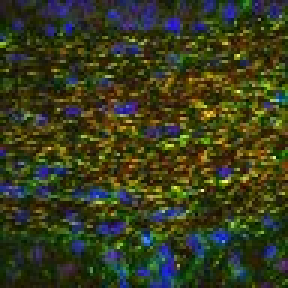
#> input picture studies/nor/web/drive_thumbs/10jC8411tLLA3QDxjRaLrItSZYPUoh3si.jpg, 96 x 96 px (shown 3 times larger)
$ python nor3.py ../web/drive_thumbs/10jC8411tLLA3QDxjRaLrItSZYPUoh3si.jpg ../web/drive_thumbs/11ZyrnqdF_mX6HOfuJqYSqKUAstN6doDV.jpg
#> lines starting #> are read from the running program, lines starting #| are printed output that depends on the picture; after the words box and inside, x2 and y2 are one past the last pixel; in counts of white or black regions, pixels touching at a corner belong together
### studies/nor/detection/naive_nor.py
"""Naive first pass: border every suspected green-red-green triplet on the red-green image.

python3 naive_nor.py INPUT OUTDIR [--blue-mask]   (INPUT: 3-channel ImageJ TIFF, or an RGB PNG with red=Nav, green=Caspr)

--blue-mask blanks bright DAPI (nuclei) out of the red and green channels before detection and
leaves those pixels out of the thresholds, so red specks inside nuclei stop reading as nodes.
"""
import sys, os, math
import numpy as np
from scipy import ndimage as ndi
from PIL import Image, ImageDraw
import nor

def load(path):
    if path.lower().endswith(('.tif', '.tiff')):
        import tifffile
        with tifffile.TiffFile(path) as t:
            a = t.asarray().astype(np.float64)          # C,Y,X
            luts = (t.imagej_metadata or {}).get('LUTs')
            um = um_per_px(t.pages[0])
        if not luts or a.ndim != 3 or len(a) != 3:
            raise ValueError('expected a 3-channel ImageJ TIFF with display colours (LUTs)')
        cols = []
        for l in luts:
            l = np.asarray(l); cols.append('rgb'[int(np.argmax(l[:, -1]))])
        # by role, never by display colour (data/README.md): Caspr is the green-displayed channel,
        # DAPI the other channel of large blobs, Nav the rest
        g = cols.index('g')
        dapi = max((k for k in range(3) if k != g), key=lambda k: blob_area(a[k]))
        r = 3 - g - dapi
        print('display colours', cols, 'dapi ch', dapi, '-> caspr(green) ch', g, 'nav ch', r)
        return a[g], a[r], um, a[dapi]
    with Image.open(path) as f:
        im = np.asarray(f.convert('RGB')).astype(np.float64)
    return im[..., 1], im[..., 0], None, im[..., 2]

def um_per_px(page, tag='XResolution'):
    res = page.tags.get(tag)
    return 1 / res.value[0] * res.value[1] if res and res.value[0] else None


# [4 lines left out: function blob_area, not called in this run]

def to8(c):
    lo, hi = np.quantile(c, 0.005), np.quantile(c, 0.998)
    return (np.clip((c - lo) / (hi - lo), 0, 1) * 255).astype(np.uint8)

BLUE_FRAC_OF_OTSU = 0.45   # Otsu alone hugs only the nucleus core; this catches its dim rim too
BLUE_GROW = 2              # px dilation past the threshold edge
BLUE_MIN_AREA = 30         # px; smaller bright-blue specks are not nuclei


def blue_mask(dapi):
    """Bright-blue (nucleus) pixels: blurred DAPI above a fraction of its Otsu level, holes filled."""
    from skimage.filters import threshold_otsu
    b = ndi.gaussian_filter(dapi, 2)
    m = b > BLUE_FRAC_OF_OTSU * threshold_otsu(b)
    lab, n = ndi.label(m)
    sizes = ndi.sum(m, lab, range(1, n + 1))
    m = np.isin(lab, 1 + np.nonzero(sizes >= BLUE_MIN_AREA)[0])
    m = ndi.binary_fill_holes(m)
    return ndi.binary_dilation(m, iterations=BLUE_GROW)


SHAPE_LEVEL = 0.7          # outline threshold, as a fraction of the detection thresholds


# [81 lines left out: functions element_mask, main, not called in this run]

# [2 lines that do not run on import are left out]

### studies/nor/detection/nor.py
"""Scale-free Caspr-Nav-Caspr node detector + transform-invariance harness (prototype).

Every decision rule is expressed in units the image measures for itself (R1): the unit is the
median Caspr component major-axis length, so nothing here carries a pixel or micrometre constant.
"""
import numpy as np
from scipy import ndimage as ndi

# ---------------------------------------------------------------- channels

# [6 lines left out: function load, not called in this run]


def quantile_valid(chan, q, valid=None):
    """Quantile over the imaged area only, so canvas padding cannot move the threshold."""
    v = chan if valid is None else chan[valid]
    if v.size == 0:
        v = chan
    return float(np.quantile(v, q))


def norm(c, valid=None):
    """Robust percentile normalisation: relative, so it survives a change of exposure or scale."""
    lo = quantile_valid(c, 0.01, valid); hi = quantile_valid(c, 0.995, valid)
    return np.clip((c - lo) / max(hi - lo, 1e-9), 0, 1)


# ---------------------------------------------------------------- components

# [38 lines left out: functions components, _ang_delta, not called in this run]


# ---------------------------------------------------------------- detection

P = dict(
    caspr_frac=0.15,      # fraction of pixels kept as Caspr foreground
    nav_frac=0.03,        # same for Nav
    nav_min_area=0.15,    # drop Nav specks below this fraction of the median Nav area
    win=2.0,              # local-axis window radius, in units
    reach=2.2,            # how far along the axis to look for a paranode, in units
    step=0.04,            # sampling step along the axis, in units
    min_run=0.10,         # a paranode must be present over at least this run, in units
)


# [90 lines left out: functions _bilinear, detect, _local_axis, _first_run, not called in this run]


# ---------------------------------------------------------------- transforms

class T:
    """An affine map from source pixel coords to destination, kept explicit so the inverse is exact."""

    def __init__(self, name, M, out_shape, offset):
        self.name, self.M, self.out_shape, self.offset = name, M, out_shape, offset

    # [44 lines left out: functions apply, inv_points, make_T, transforms, not called in this run]


EXACT = {'identity', 'transpose', 'flip-lr', 'flip-ud', 'rot90', 'rot180'}


# ---------------------------------------------------------------- agreement

# [19 lines left out: function agree, not called in this run]

### studies/nor/detection/nor_tl.py
"""Traffic-light candidate finder.

Told to a child: cut a little stamp out of card with three windows in a row, green, red,
green, like a traffic light lying on its side. Slide the stamp over the whole picture, turn it
every way, and pull the green windows a bit closer or further apart. Wherever each window
shows its own colour (green in the green windows, red in the red one), put a pin. The pins
where the fit is best are the nodes. Then colour in the three blobs under the windows.

The old finder started from a red dot and went looking for greens afterwards, so it often came
back with one green (reason A). Here a spot only becomes a candidate if both greens are already
under the stamp, so a one-green candidate can only happen if colouring in a green fails.
All sizes are in units (median half-length of a green blob)."""
import math, numpy as np
from scipy import ndimage as ndi
import nor3
from nor3 import classify, finish, resolve_overlaps, EIGHT

PT = dict(nor3.P3, min_green_balance=0.25, rim=2, win_u=0.5, d_u=(1.25, 1.75, 2.25, 2.75, 3.25), n_ang=16, s_min=1.0, nms_u=1.5,
          dip=0.0, g_reach_u=2.0, g_weak=1.0, red_floor_q=0.1)


def segment_tl(caspr, nav, bm, p=PT):
    cn, rn, green, red, tg, tr = classify(caspr, nav, bm, p)
    valid_ = ~bm; F = (cn, rn, green, red, tg, tr, valid_)
    glab, _ = ndi.label(green, EIGHT); gsz = np.bincount(glab.ravel())
    lens = [max(sl[0].stop - sl[0].start, sl[1].stop - sl[1].start) / 2
            for i, sl in enumerate(ndi.find_objects(glab)) if sl is not None and gsz[i + 1] >= p['min_green']]
    unit = float(np.median(lens)); H, W = cn.shape
    # Full-image arrays are dropped as soon as they are done with: the page's WebAssembly memory
    # never shrinks, so the tab keeps this function's peak for good.
    del glab, gsz
    cs_ = ndi.gaussian_filter(cn, p['smooth_u'] * unit); rs_ = ndi.gaussian_filter(rn, p['smooth_u'] * unit)
    # what each window sees: colour averaged over a small patch, in units of its own threshold,
    # and only if that colour wins there
    cw = ndi.gaussian_filter(cn, p['win_u'] * unit) / tg; rw = ndi.gaussian_filter(rn, p['win_u'] * unit) / tr
    gwin = np.where(cw * tg >= rw * tr, cw, 0); rwin = np.where(rw * tr > cw * tg, rw, 0)
    del cw, rw
    gwin[bm] = 0; rwin[bm] = 0
    # s <= rwin, so only pixels whose red window reaches s_min can become a peak: score only those.
    # The rest keep best = 0, which changes no peak since their true score is below s_min anyway.
    sup = rwin >= p['s_min'] if p['s_min'] > 0 else np.ones((H, W), bool)
    sy_, sx_ = np.nonzero(sup); rs1 = rwin[sy_, sx_]; n1 = len(sy_)
    best1 = np.zeros(n1); bang1 = np.zeros(n1); bd1 = np.zeros(n1)
    at = lambda img, oy, ox: ndi.map_coordinates(img, [sy_ + oy, sx_ + ox], order=1, cval=0)
    for a in np.arange(p['n_ang']) * np.pi / p['n_ang']:
        for du in p['d_u']:
            d = du * unit; dy, dx = d * np.sin(a), d * np.cos(a)
            gA = at(gwin, dy, dx)       # green seen at p + d
            gB = at(gwin, -dy, -dx)     # green seen at p - d
            # the weaker green window may be dimmer than the others (g_weak of the threshold)
            s = np.minimum(np.minimum(np.maximum(gA, gB), np.minimum(gA, gB) / p['g_weak']), rs1)
            if p['dip']:
                # between node and paranode there must be no dark gap: mid-points still lit
                mA = at(gwin + rwin, dy / 2, dx / 2); mB = at(gwin + rwin, -dy / 2, -dx / 2)
                s = np.minimum(s, np.minimum(mA, mB) / p['dip'])
            up = s > best1; best1[up] = s[up]; bang1[up] = a; bd1[up] = d
    del gwin, rwin, sup
    best = np.zeros((H, W)); best[sy_, sx_] = best1
    nms = max(3, 2 * int(round(p['nms_u'] * unit / 2)) + 1)
    peak = (best == ndi.maximum_filter(best, size=nms)) & (best >= p['s_min']) & valid_
    del best
    sy, sx = np.nonzero(peak); del peak
    # a peak's score is at least s_min, so it was scored above: its angle and distance are read from
    # the scored pixels (raster order, so sorted by y * W + x) instead of from full-image copies
    at_peak = np.searchsorted(sy_.astype(np.int64) * W + sx_, sy.astype(np.int64) * W + sx)
    order = np.argsort(-best1[at_peak])
    # fibre direction from the structure tensor, only for the 'along the fibre' check
    comb = nor3.FibreAngle(ndi.gaussian_filter(cs_ + rs_, p['smooth_u'] * unit), p['comb_u'] * unit)
    from skimage.segmentation import watershed
    gpk = nor3.hmax_above(cs_, p['valley_depth'] * tg, tg) & valid_
    gbasin = watershed(-cs_, ndi.label(gpk)[0], mask=(cs_ > p['fg'] * tg) & valid_)
    used = np.zeros((H, W), bool); cands = []
    snap = max(1.0, p['snap_u'] * unit)
    for k in order:
        cy, cx = float(sy[k]), float(sx[k])
        if used[int(cy), int(cx)]:
            continue
        a, d = bang1[at_peak[k]], bd1[at_peak[k]]
        pad = int(math.ceil(d + 3 * unit)) + 2
        y0, y1 = max(0, int(cy) - pad), min(H, int(cy) + pad + 1); x0, x1 = max(0, int(cx) - pad), min(W, int(cx) + pad + 1)
        csw, rsw, vw = cs_[y0:y1, x0:x1], rs_[y0:y1, x0:x1], valid_[y0:y1, x0:x1]
        yy_, xx_ = np.mgrid[0:y1 - y0, 0:x1 - x0]

        # [7 lines left out: function colour_in, not called in this run]
        # red: from the brightest red pixel under the red window, down to half of it
        near = vw & (np.hypot(yy_ - (cy - y0), xx_ - (cx - x0)) <= snap) & (rsw > csw)
        if not near.any():
            continue
        ry_, rx_ = np.unravel_index(np.argmax(np.where(near, rsw, -1)), near.shape); r0 = rsw[ry_, rx_]
        rmask, _ = colour_in((rsw >= max(p['half'] * r0, p['fg'] * tr)) & (rsw > csw) & vw, ry_ + y0, rx_ + x0, rsw)
        if rmask.sum() < p['min_area_u2'] * unit ** 2:
            continue
        used[y0:y1, x0:x1] |= rmask
        c = dict(cy=cy, cx=cx, box=(y0, x0), red=rmask, greens=[], fail=None, unit=unit, walk_ang=a,
                 comb=float(comb[int(cy), int(cx)]), tl_score=float(best1[at_peak[k]]), tl_d_u=d / unit)
        along = (yy_ + y0 - cy) * np.sin(a) + (xx_ + x0 - cx) * np.cos(a)
        gm = []
        for sg in (1, -1):
            ly, lx = cy + sg * d * np.sin(a), cx + sg * d * np.cos(a)
            li, lj = min(max(int(round(ly)), 0), H - 1), min(max(int(round(lx)), 0), W - 1)
            gw = gbasin[y0:y1, x0:x1]
            dd = np.where(gw > 0, np.hypot(yy_ - (ly - y0), xx_ - (lx - x0)), np.inf)
            b = gw.flat[np.argmin(dd)] if np.isfinite(dd.min()) and dd.min() <= snap else 0
            if b == 0:
                continue
            # the green hill under this window: its own peak sets the half-way edge
            hill = (gw == b) & vw & ~rmask & (sg * along > 0) & (csw >= p['green_dom'] * rsw)
            # a paranode is about as long as a node: the green stops within g_reach_u of its window
            hill &= np.hypot(yy_ - (ly - y0), xx_ - (lx - x0)) <= p['g_reach_u'] * unit
            if not hill.any():
                continue
            g0 = csw[hill].max()
            m, _ = colour_in(hill & (csw >= max(p['half'] * g0, p['fg'] * tg)), ly, lx, csw)
            if m.sum() >= p['min_green_u2'] * unit ** 2:
                gm.append(m)
        if len(gm) == 2 and (gm[0] & gm[1]).any():
            c['fail'] = 'greens joined'; c['greens'] = [gm[0]]
        elif len(gm) == 0:
            c['fail'] = 'no green'
        elif len(gm) == 1:
            c['fail'] = 'one green'; c['greens'] = gm
        else:
            c['greens'] = gm
            ry, rx = np.nonzero(rmask); rcy, rcx = ry.mean(), rx.mean()
            ang = [np.arctan2(*(np.array(np.nonzero(m)).mean(1) - (rcy, rcx))) for m in gm]
            c['opp_deg'] = float(np.degrees(abs((ang[0] - ang[1] + np.pi) % (2 * np.pi) - np.pi)))
        finish(c, F, p)
        cands.append(c)
    resolve_overlaps(cands, cn.shape)
    nor3.red_floor(cands, p.get('red_floor_q', 0.0))
    return cands, dict(unit=unit, n_red=len(sy))


# the settings the page shows first for this finder; the rest sit under Advanced
segment_tl.MAIN = ('green_frac', 'red_frac', 'win_u', 'd_u', 'half', 'g_reach_u')

### studies/nor/detection/nor3.py
"""Three-segment NoR detection: every node is a red (Nav) segment with a separate green (Caspr)
segment on each side, and each candidate is scored by an explicit validation.

python3 nor3.py INPUT.tif OUTDIR [--tl (default) | --fill | --walk | --blobs]

Validation (Ariel, 2026-09-25), all must hold:
  V1  three segments exist: one red, two green
  V2  order green-red-green: the greens sit on opposite sides of the red
  V3  the two greens are separate (not one connected green blob)
  V5  balance: the smaller green has at least a third of the larger green's area
  V5b the two greens' total brightness also within a factor of 3 of each other
  V7  bright: every segment stands >= 3.5 noise-sd above its local background
  V6  stick: length (green end to green end, along the green-to-green axis) / mean width >= 3
  V4  purity: under 20% of a green segment's pixels are red foreground, and vice versa. Measured
      on each segment's core (its 1-px rim next to the other colour is left out), because
      optical blur mixes the colours right at every green-red boundary.
"""
import sys, os, math
import numpy as np
from scipy import ndimage as ndi
from PIL import Image, ImageDraw

sys.path.insert(0, os.path.dirname(os.path.abspath(__file__)))
import naive_nor as nn_  # load(), blue_mask(), to8()
nor = nn_.nor

P = dict(
    smooth=0.0,        # px gaussian before classifying pixels (smoothing smears red into green)
    green_frac=0.09,   # fraction of unmasked pixels that may be green foreground
    red_frac=0.04,     # same for red
    min_red=4,         # px
    min_green=4,       # px
    touch=4,           # px: a green must come this close to the red to belong to it
    reach_u=7.0,       # green segment is clipped to this many units from the red centre
    min_opposite=100,  # deg: angle green-red-green must be at least this straight
    min_green_balance=0.33,  # smaller green area / larger green area
    min_snr=3.5,       # dimmest segment's (mean - local background) / background noise
    min_aspect=3.0,    # stick: length / mean width
    rim=1,             # px of each segment next to the other colour left out of V4
    purity=0.20,       # max fraction of a segment's core pixels lit in the other colour
)
EIGHT = np.ones((3, 3), bool)


# [104 lines left out: functions hmax_above, classify, segment, not called in this run]


# the settings the page shows first for this finder; the rest sit under Advanced
segment.MAIN = ('green_frac', 'red_frac', 'touch', 'reach_u')


# Checks that need two greens; each returns True when the candidate FAILS it.
CHECKS = {
    'not in a line':  lambda c, p: (c['opp_deg'] < p['min_opposite']
                                    or c.get('red_off_u', 0) > p.get('max_off_u', 99)
                                    or c.get('axis_dev', 0) > p.get('max_axis_dev', 180)),
    'red impure':     lambda c, p: c['red_purity'] >= p['purity'],
    'green impure':   lambda c, p: max(c['green_purity']) >= p['purity'],
    'greens unequal': lambda c, p: c['green_balance'] < p['min_green_balance'],
    'greens unequal brightness': lambda c, p: c['green_bright_balance'] < p['min_green_balance'],
    'not stick-like': lambda c, p: c['aspect'] < p['min_aspect'] or c.get('solid', 1) < p.get('min_solid', 0),
    'dim':            lambda c, p: c['snr'] < p['min_snr'],
}
# toughest judge first: ordered by how many two-green candidates each check rejects on its own
ORDER = ['greens unequal brightness', 'greens unequal', 'dim', 'red impure',
         'not in a line', 'not stick-like', 'green impure']


# [9 lines left out: function judge, not called in this run]


class FibreAngle:
    """The along-fibre angle from the structure tensor of S (gradients of S averaged over w),
    indexed like the image: comb[y, x]. The finders read it at a few hundred points, so the second
    pass of the smoothing runs per row on demand; each row is exactly that row of the whole map."""
    # [71 lines left out: functions __init__, __getitem__, median, grow, finish, not called in this run]


FAINT = 'faint for its image'


# [73 lines left out: functions red_floor, resolve_overlaps, measure, paint, not called in this run]


def seg_masks(c):
    return [(c['box'], c['red'])] + [(c['box'], g) for g in c['greens']]


# [18 lines left out: function contact, not called in this run]


# ---------------------------------------------------------------- "walk along the fibre" candidates
P2 = dict(P, touch=6, strip=1.5, bend=30, max_green_u=4, seed_smooth=0.7, seed_nms=5, angle_step=7.5, band_u=1.2, hyst=0.8)


# [117 lines left out: function segment_walk, not called in this run]


segment_walk.MAIN = ('green_frac', 'red_frac', 'seed_smooth', 'strip', 'bend', 'max_green_u')


# ---------------------------------------------------------------- "walk, land, colour in" candidates
# Every size here is in units of the image's own green length (`unit`), never in pixels.
P3 = dict(P, smooth_u=0.25, nms_u=1.7, strip_u=0.5, touch_u=2.0, reach_u=7.0,
          angle_step=7.5, bend=10, half=0.35, own_side=True,
          comb_u=3.0, comb_window=15, fg=1.0, valleys=True,
          min_area_u2=1.0, valley_depth=0.25, max_off_u=1.0, max_axis_dev=25, snap_u=0.5, min_green_u2=1.0, green_dom=1.0, min_solid=0.8)


# [158 lines left out: function segment_fill, not called in this run]


segment_fill.MAIN = ('green_frac', 'red_frac', 'smooth_u', 'half', 'bend', 'reach_u')


PINK, BLUE = (255, 105, 200), (0, 140, 255)
A_GREEN = A_RED = 0.6          # outline opacity (40% transparent)
# rejection reason -> (letter, colour of the letter)
REASONS = {
    'one green':      ('A', (255, 255, 0)),
    'greens joined':  ('B', (255, 150, 0)),
    'not in a line':  ('C', (0, 255, 255)),
    'red impure':     ('D', (255, 255, 255)),
    'green impure':   ('E', (160, 255, 120)),
    'greens unequal': ('F', (200, 160, 255)),
    'not stick-like': ('G', (255, 200, 150)),
    'greens unequal brightness': ('H', (255, 120, 120)),
    'dim':            ('I', (170, 170, 170)),
    'shares a segment': ('J', (120, 220, 255)),
    FAINT:            ('Q', (200, 120, 255)),
}
REASON_TEXT = {
    FAINT: 'red among the dimmest tenth of the image\'s passes',
    'one green': 'only one green touches the red',
    'greens joined': 'the two greens touch (one blob)',
    'not in a line': 'not along the fibre (bent, red off-line, or axis off)',
    'red impure': 'red segment >20% green pixels',
    'green impure': 'a green segment >20% red pixels',
    'greens unequal': 'smaller green < 1/4 of larger',
    'not stick-like': 'length/width < 3, or gaps along its length',
    'greens unequal brightness': 'dimmer green < 1/4 of brighter (total)',
    'dim': 'a segment < 3.5 noise-sd over background',
    'shares a segment': 'overlaps a stronger NoR (duplicate)',
}


def blend(img, mask, color, alpha):
    img[mask] = (img[mask] * (1 - alpha) + np.array(color) * alpha).astype(np.uint8)


# [86 lines left out: function main, not called in this run]


if __name__ == '__main__':
    m = [a[2:] for a in sys.argv[3:] if a in ('--blobs', '--walk', '--fill', '--tl')]
    main(sys.argv[1], sys.argv[2], m[0] if m else 'tl')
#> in load, f is the input picture: PIL image 96x96 RGB; mean R, G, B 56, 60.5, 29.9
#> in blue_mask, `b = ndi.gaussian_filter(dapi, 2)`:
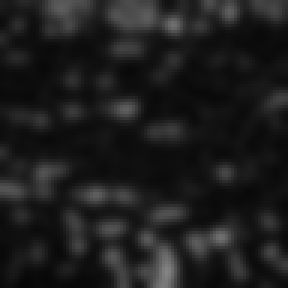
#> b: shape (96, 96) float64 (shown 3 times larger); min 6.32, max 131.6, mean 29.9
#> in blue_mask, `m = b > BLUE_FRAC_OF_OTSU * threshold_otsu(b)`:
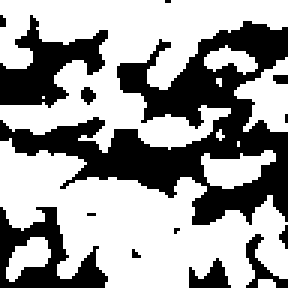
#> m: shape (96, 96) bool (shown 3 times larger); 61.7% white; 14 black regions (8 under 20 px), largest, box (x1, y1, x2, y2) and area: (0, 7, 96, 75) 2348, (0, 5, 36, 36) 501, (0, 69, 36, 96) 445, (82, 78, 96, 96) 84, (63, 86, 77, 96) 79, (27, 29, 32, 35) 20
#> in blue_mask, `lab, n = ndi.label(m)`:
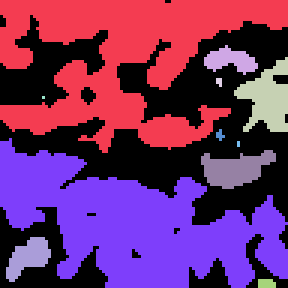
#> lab: shape (96, 96) int32 (shown 3 times larger); 12 distinct labels, from 0 to 11; one colour per label, 0 black
#> in blue_mask, `lab, n = ndi.label(m)`: n = 11
#> in blue_mask, `sizes = ndi.sum(m, lab, range(1, n + 1))`: sizes = [2426, 101, 257, 5, 1, 7, 2546, 2, 197, 128, 17]
#> in quantile_valid, `v = chan if valid is None else chan[valid]`: v = 1803 values, max 182 at index 1096, min 14 at index 1778, mean 55.28
#> in norm, `lo = quantile_valid(c, 0.01, valid)`: lo = 20
#> in norm, `hi = quantile_valid(c, 0.995, valid)`: hi = 149.9
#> in norm, `return np.clip((c - lo) / max(hi - lo, 1e-9), 0, 1)`:
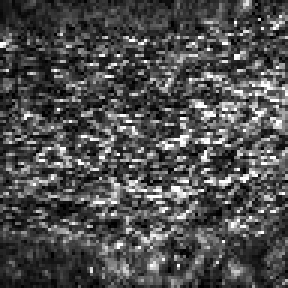
#> returned value: shape (96, 96) float64 (shown 3 times larger); min 0, max 1, mean 0.308
#> in classify, `rn[bm] = 0`:
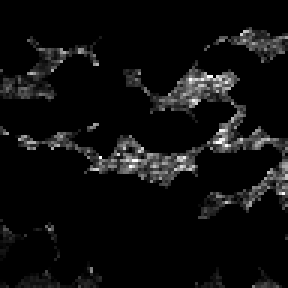
#> rn: shape (96, 96) float64 (shown 3 times larger); min 0, max 1, mean 0.0539
#> in classify, `tg = np.quantile(cn[valid], 1 - p['green_frac'])`: tg = 0.577
#> in classify, `tr = np.quantile(rn[valid], 1 - p['red_frac'])`: tr = 0.686
#> in classify, `red = (rn > tr) & (rn > cn) & valid`:
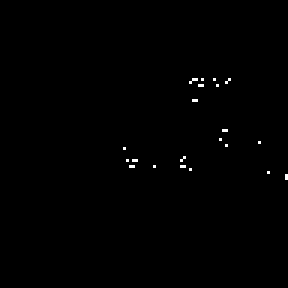
#> red: shape (96, 96) bool (shown 3 times larger); 0.35% white in thin lines or dots, all inside (x1, y1, x2, y2) = (41, 26, 96, 60)
#> in segment_tl, `cn, rn, green, red, tg, tr = classify(caspr, nav, bm, p)`: tg = 0.577; tr = 0.686
#> in segment_tl, `gsz = np.bincount(glab.ravel())`: gsz = 63 values, max 9094 at index 0, min 1 at index 2, mean 146.3
#> in segment_tl, `lens = [max(sl[0].stop - sl[0].start, sl[1].stop - sl[1].start) / 2 fo..`: lens = [1.5, 1.5, 2, 2, 2.5, 1.5, 1.5]
#> in segment_tl, `unit = float(np.median(lens))`: unit = 1.5
#> in segment_tl, `gwin = np.where(cw * tg >= rw * tr, cw, 0)`:
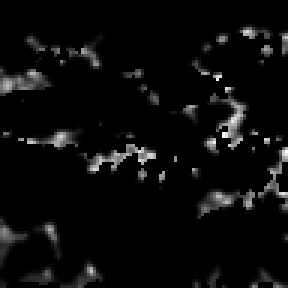
#> gwin: shape (96, 96) float64 (shown 3 times larger); min 0, max 1.08, mean 0.0463; drawn with min black and max white
#> (the rest of the program and of its run is left out)
